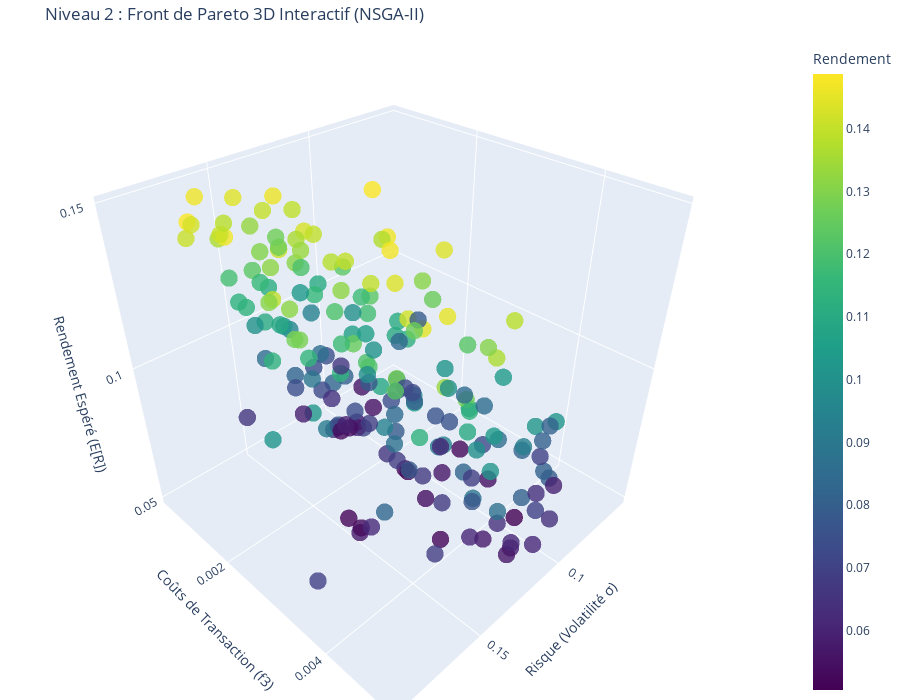

Write notebook code for a chart like this one.
### Code cell
import plotly.graph_objects as go

# On crée la figure 3D
fig = go.Figure(data=[go.Scatter3d(
    x=final_volatility,  # Axe X : Risque
    y=final_costs,       # Axe Y : Coûts
    z=final_returns,     # Axe Z : Rendement
    mode='markers',
    marker=dict(
        size=6,
        color=final_returns, # La couleur dépend du rendement
        colorscale='Viridis',
        opacity=0.8,
        colorbar=dict(title='Rendement')
    ),
    # Ce qui s'affiche quand on passe la souris
    hovertemplate=(
        "<b>Risque (σ):</b> %{x:.2%}<br>" +
        "<b>Coût (f3):</b> %{y:.4f}<br>" +
        "<b>Rendement:</b> %{z:.2%}<extra></extra>"
    )
)])

# Mise en page propre
fig.update_layout(
    title='Niveau 2 : Front de Pareto 3D Interactif (NSGA-II)',
    scene=dict(
        xaxis_title='Risque (Volatilité σ)',
        yaxis_title='Coûts de Transaction (f3)',
        zaxis_title='Rendement Espéré (E[R])'
    ),
    width=900,
    height=700,
    margin=dict(l=0, r=0, b=0, t=40)
)

fig.show()

# Exportation en HTML pour affichage dans le navigateur
output_path = os.path.join(images_path, "niveau_2_pareto_3d.html")
fig.write_html(output_path)

### Figure 1 — Plotly figure (JSON) as saved in the notebook; plotly's stock layout.template omitted (floating-point values rounded to 4 significant figures; data arrays with more than 128 entries replaced by an {"elided": "..."} marker saying what was removed)
{"data": [{"hovertemplate": "<b>Risque (σ):</b> %{x:.2%}<br><b>Coût (f3):</b> %{y:.4f}<br><b>Rendement:</b> %{z:.2%}<extra></extra>", "marker": {"color": {"elided": "200 float values"}, "colorbar": {"title": {"text": "Rendement"}}, "colorscale": [[0.0, "#440154"], [0.1111, "#482878"], [0.2222, "#3e4989"], [0.3333, "#31688e"], [0.4444, "#26828e"], [0.5556, "#1f9e89"], [0.6667, "#35b779"], [0.7778, "#6ece58"], [0.8889, "#b5de2b"], [1.0, "#fde725"]], "opacity": 0.8, "size": 6}, "mode": "markers", "x": {"elided": "200 float values"}, "y": {"elided": "200 float values"}, "z": {"elided": "200 float values"}, "type": "scatter3d"}], "layout": {"margin": {"l": 0, "r": 0, "b": 0, "t": 40}, "title": {"text": "Niveau 2 : Front de Pareto 3D Interactif (NSGA-II)"}, "scene": {"xaxis": {"title": {"text": "Risque (Volatilité σ)"}}, "yaxis": {"title": {"text": "Coûts de Transaction (f3)"}}, "zaxis": {"title": {"text": "Rendement Espéré (E[R])"}}}, "width": 900, "height": 700}}
